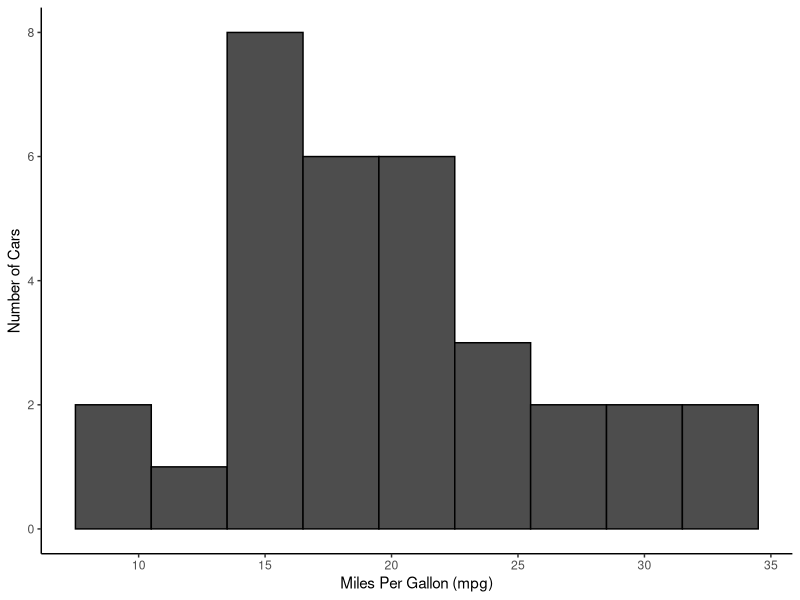

The R script that drew this image:

# HGEN 612 Project 1
# Rachel Pitts
# Feb. 4 2026

###################################

# load required packages

library(ggplot2)

# load mtcars dataset

data("mtcars")

?mtcars  # 32 observations, 11 numeric variables


# mtcars plot

ggplot(mtcars,
       aes(x = mpg)) +
 geom_histogram(binwidth = 3, fill = "grey30", color = "black") +
 theme_classic() +
 labs(x = "Miles Per Gallon (mpg)", y = "Number of Cars")  

